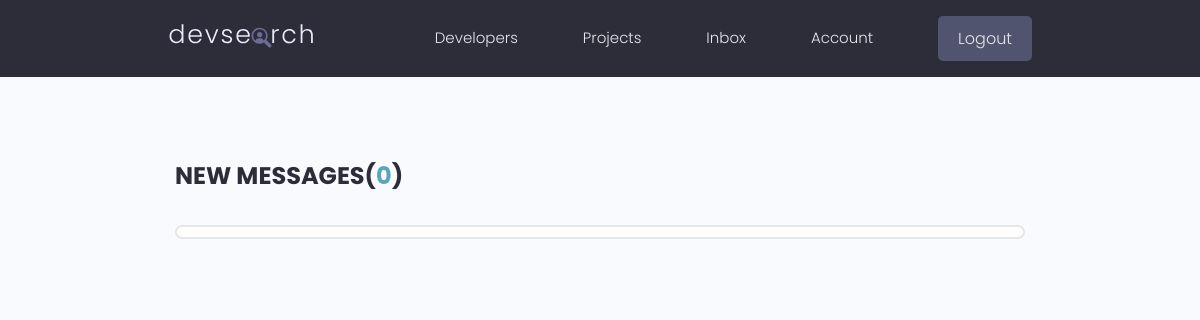
The app's page /inbox/ (signed in), older data.
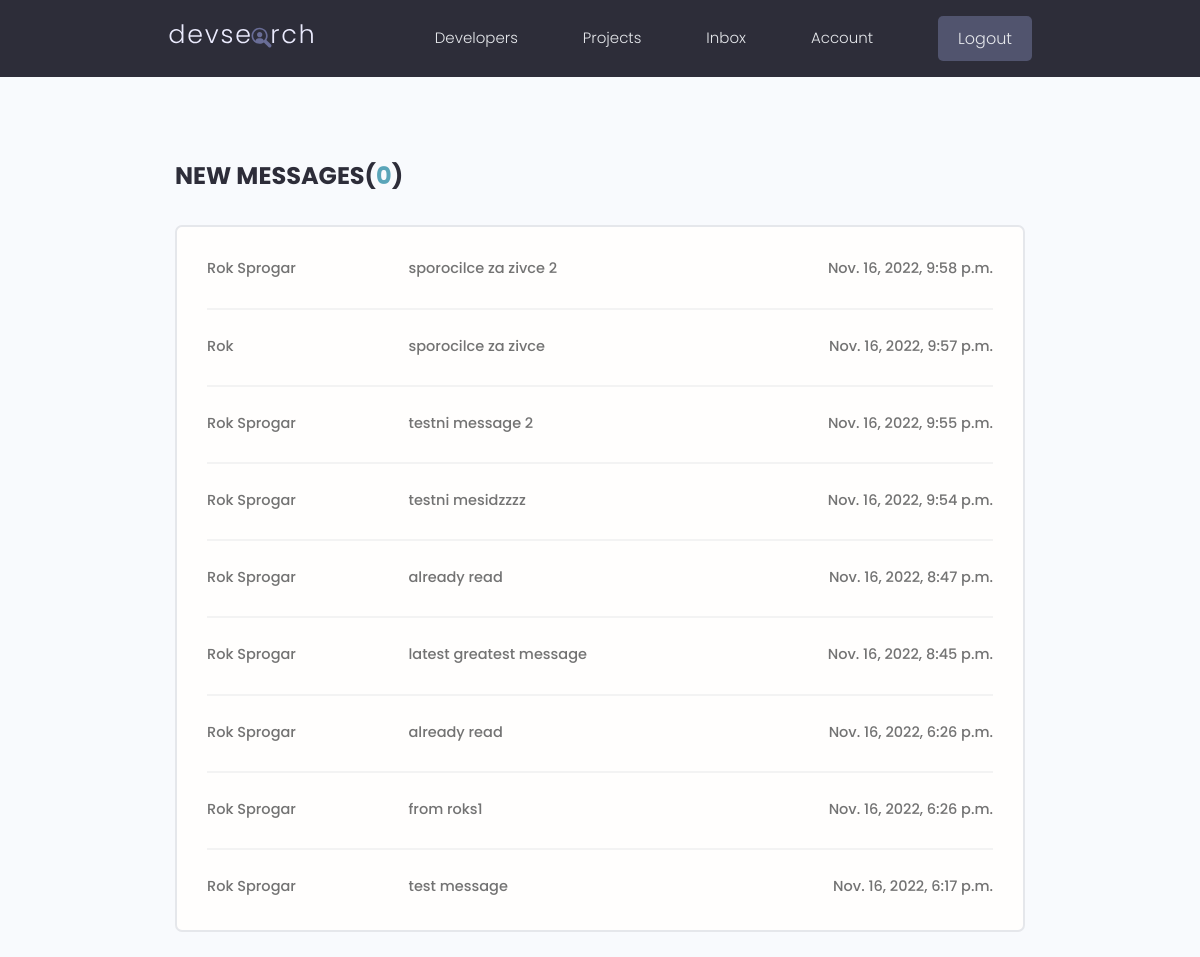
The same page, newer data.
### users/models.py (models this page shows, shortened)
class Message(models.Model):
    sender = models.ForeignKey(Profile, on_delete=models.SET_NULL, null= True, blank=True)
    recipient = models.ForeignKey(Profile, on_delete=models.SET_NULL, null=True, blank=True, related_name="messages")
    name = models.CharField(max_length=200, null=True, blank=True)
    email = models.EmailField(max_length=200, null=True, blank=True)
    subject = models.CharField(max_length=200, null=True, blank=True)
    body = models.TextField()
    is_read = models.BooleanField(default=False, null=True)
    created = models.DateTimeField(auto_now_add=True)
    id = models.UUIDField(default=uuid.uuid4, unique=True, primary_key=True, editable=False)
    class Meta:
        ordering = ['is_read', '-created']

### users/views.py (the view)
# urls.py: path('inbox/', views.inbox, name="inbox"),
@login_required(login_url="login")
def inbox(request):
    profile = request.user.profile
    messageRequests = profile.messages.all()
    unreadCount = messageRequests.filter(is_read=False).count()
    context = {'messagesObj': messageRequests, 'unreadCount': unreadCount}
    return render(request, 'users/inbox.html', context)

### users/templates/users/inbox.html
{% extends "layout.html" %}
{% block content %}
    <main class="inbox my-xl">
        <div class="content-box">
            <h3 class="inbox__title">
                New Messages(<span>{{ unreadCount }}</span>)
            </h3>
            <ul class="messages">
                {% for message in messagesObj %}
                    <li class="message{% if not message.is_read %} message--unread{% endif %}">
                        <a href="{% url 'message' message.id %}">
                            <span class="message__author">{{ message.name }}</span>
                            <span class="message__subject">{{ message.subject }}</span>
                            <span class="message__date">{{ message.created }}</span>
                        </a>
                    </li>
                {% endfor %}
            </ul>
        </div>
    </main>
{% endblock content %}

Row changes from the older to the newer data that the page shows:
added Message: name "Rok Sprogar", subject "sporocilce za zivce 2", created "Nov. 16, 2022, 9:58 p.m."
added Message: name "Rok", subject "sporocilce za zivce", created "Nov. 16, 2022, 9:57 p.m."
added Message: name "Rok Sprogar", subject "testni message 2", created "Nov. 16, 2022, 9:55 p.m."
added Message: name "Rok Sprogar", subject "testni mesidzzzz", created "Nov. 16, 2022, 9:54 p.m."
added Message: name "Rok Sprogar", subject "already read", created "Nov. 16, 2022, 8:47 p.m."
added Message: name "Rok Sprogar", subject "latest greatest message", created "Nov. 16, 2022, 8:45 p.m."
added Message: name "Rok Sprogar", subject "already read", created "Nov. 16, 2022, 6:26 p.m."
added Message: name "Rok Sprogar", subject "from roks1", created "Nov. 16, 2022, 6:26 p.m."
added Message: name "Rok Sprogar", subject "test message", created "Nov. 16, 2022, 6:17 p.m."
